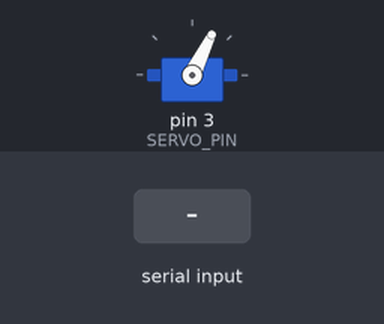
The sketch below on a simulated Arduino Uno, built with avr-gcc and run on an emulated ATmega328P. Shown: servo. The inputs (shaded band) are chosen by the test bench. What the sketch prints to the serial monitor is not drawn.

Above: at 1.41 s.
1.6 s: byte 32 (' ') received over Serial
Timing chart, 0 to 4.6 s (numbered marks = the images above; inputs shaded):
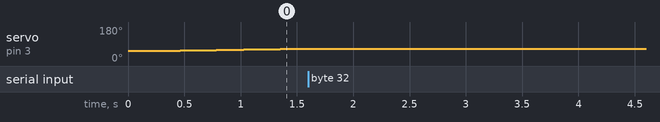

Measured:
- after the input at 1.6 s, servo on pin 3 (SERVO_PIN): stays 66° (without the input it goes to 67° after 0.07 s)

The sketch:

sweep_until_space.ino
```cpp
// Slowly sweep a PDI 6225MG-300 servo on pin 3 in one direction.
// Press SPACE in the serial monitor to stop. Live angle printed continuously.

#include <Servo.h>

const int SERVO_PIN = 3;
const int MIN_US    = 500;     // ~0°
const int MAX_US    = 2500;    // ~300°
const int START_US  = 1100;    // ~90°  (500 + 90/300 * (2500-500))
const int STEP_US   = 4;       // small step = slow + smooth
const int STEP_DELAY_MS = 40;  // ~25 steps/sec
const int PRINT_EVERY_MS = 100;

Servo servo;
int   us = START_US;
bool  stopped = false;
unsigned long lastPrint = 0;

float usToDegrees(int pulseUs) {
  // Linear map: 500us -> 0deg, 2500us -> 300deg
  return (float)(pulseUs - MIN_US) * 300.0f / (float)(MAX_US - MIN_US);
}

void setup() {
  Serial.begin(115200);
  servo.attach(SERVO_PIN, MIN_US, MAX_US);
  servo.writeMicroseconds(us);
  delay(300);
  Serial.println("Starting at 90 deg. Sweeping pin 3 toward 300 deg. Press SPACE to stop.");
}

void loop() {
  // ---- read serial: any space stops the sweep ----
  while (Serial.available() > 0) {
    char c = Serial.read();
    if (c == ' ') {
      stopped = true;
      Serial.print("STOPPED at ");
      Serial.print(usToDegrees(us), 1);
      Serial.print(" deg  (pulse ");
      Serial.print(us);
      Serial.println(" us)");
    }
  }

  // ---- advance the sweep if not stopped and not at end ----
  if (!stopped && us < MAX_US) {
    us += STEP_US;
    if (us > MAX_US) us = MAX_US;
    servo.writeMicroseconds(us);
    delay(STEP_DELAY_MS);
  }

  // ---- print current angle ~10x/sec ----
  unsigned long now = millis();
  if (now - lastPrint >= PRINT_EVERY_MS) {
    lastPrint = now;
    Serial.print(stopped ? "[STOP] " : "[MOVE] ");
    Serial.print("angle = ");
    Serial.print(usToDegrees(us), 1);
    Serial.print(" deg   pulse = ");
    Serial.print(us);
    Serial.println(" us");
  }
}
```
